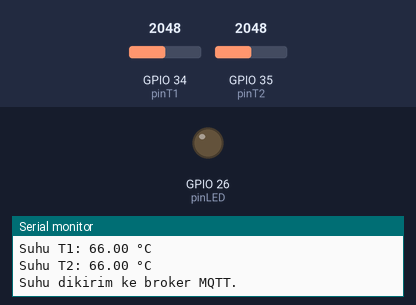
Simulated run of this sketch. Board: ESP32. Parts: output pins drawn as LEDs (lit = HIGH), the last lines printed to the serial monitor. The inputs (shaded band) are chosen by the test bench; at power-on: GPIO 34 (pinT1) = 2048, GPIO 35 (pinT2) = 2048. WiFi joins after 1.5 s; servers stay silent unless stated; no MQTT or app messages arrive unless stated.

Above: at 2.7 s.
2.8 s: GPIO 34 (pinT1) set to 2431
4.7 s: GPIO 34 (pinT1) set to 2549
At 5.9 s:
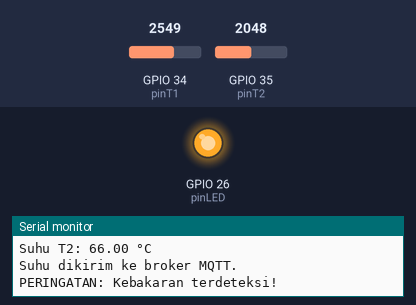
Timing chart, 0 to 19.0 s (numbered marks = the images above; inputs shaded):
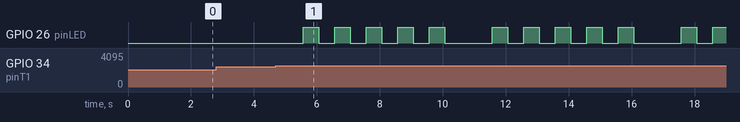

The sketch:

mqtt.ino
```cpp
#include <WiFi.h>
#include <PubSubClient.h>
#include <Arduino.h>

// Koneksi WiFi
const char* ssid = "ATOMIANS";
const char* password = "farchws5";

// Koneksi MQTT
#define mqttServer "broker.hivemq.com"
#define mqttPort 1883

WiFiClient espClient;
PubSubClient client(espClient);

// Pin pada iTCLab Shield
const int pinT1   = 34; // Sensor Suhu T1
const int pinT2   = 35; // Sensor Suhu T2
const int pinLED  = 26; // LED

// Properti LED PWM
const int freq = 5000;
const int ledChannel = 0;
const int resolution = 8;

// Batas suhu kebakaran
const float fire_temperature_limit = 80;

// Variabel suhu
float cel1, cel2;

void setup() {
  // Inisialisasi Serial
  Serial.begin(115200);
  while (!Serial) {
    ; // Tunggu koneksi serial
  }

  // Konfigurasi PWM untuk LED
  ledcSetup(ledChannel, freq, resolution);
  ledcAttachPin(pinLED, ledChannel);
  ledcWrite(ledChannel, 0); // Matikan LED di awal

  // Koneksi WiFi
  Serial.print("Menghubungkan ke ");
  Serial.println(ssid);
  WiFi.begin(ssid, password);
  while (WiFi.status() != WL_CONNECTED) {
    delay(500);
    Serial.print(".");
  }
  Serial.println("\nWiFi terhubung.");

  // Koneksi ke server MQTT
  client.setServer(mqttServer, mqttPort);
  while (!client.connected()) {
    Serial.println("Menghubungkan ke server MQTT...");
    if (client.connect("ESP32Client")) {
      Serial.println("Terhubung ke MQTT!");
    } else {
      Serial.print("Gagal, status: ");
      Serial.println(client.state());
      delay(2000);
    }
  }
}

void sendLogMessage(const char* logMessage) {
  client.publish("Log", logMessage);
}

void blinkLED() {
  for (int i = 0; i < 5; i++) { // LED berkedip 5 kali
    ledcWrite(ledChannel, 255); // Nyalakan LED
    delay(500);
    ledcWrite(ledChannel, 0);   // Matikan LED
    delay(500);
  }
}

void cektemp() {
  // Membaca suhu dari sensor
  cel1 = analogRead(pinT1) * 0.322265625 / 10; // Konversi ke Celsius
  cel2 = analogRead(pinT2) * 0.322265625 / 10;

  // Tampilkan suhu
  Serial.print("Suhu T1: ");
  Serial.print(cel1);
  Serial.println(" °C");

  Serial.print("Suhu T2: ");
  Serial.print(cel2);
  Serial.println(" °C");

  // Kirim suhu ke MQTT
  char suhu1[8], suhu2[8];
  dtostrf(cel1, 1, 2, suhu1); // Konversi ke string
  dtostrf(cel2, 1, 2, suhu2);
  client.publish("Suhu1", suhu1);
  client.publish("Suhu2", suhu2);

  Serial.println("Suhu dikirim ke broker MQTT.");

  // Deteksi kebakaran
  if (cel1 > fire_temperature_limit || cel2 > fire_temperature_limit) {
    Serial.println("PERINGATAN: Kebakaran terdeteksi!");
    blinkLED();
  }
}

void loop() {
  if (!client.connected()) {
    // Reconnect ke MQTT jika terputus
    while (!client.connected()) {
      Serial.println("Reconnect ke server MQTT...");
      if (client.connect("ESP32Client")) {
        Serial.println("Terhubung kembali ke MQTT!");
      } else {
        Serial.print("Gagal, status: ");
        Serial.println(client.state());
        delay(2000);
      }
    }
  }
  client.loop(); // Proses loop MQTT

  cektemp();
  delay(1000); // Delay 1 detik


 // Membaca log dari Serial Monitor
  if (Serial.available()) {
    String logMessage = Serial.readStringUntil('\n'); // Membaca hingga baris baru
    logMessage.trim(); // Hapus spasi kosong di awal/akhir
    if (logMessage.length() > 0) {
      Serial.println("Mengirim log ke MQTT: " + logMessage);
      sendLogMessage(logMessage.c_str()); // Kirim ke MQTT
    }
  }
}
```

Measured:
- the behaviour switches between 2482 and 2483 on GPIO 34 (pinT1) (found by bisection; images 0 and 1)
- after the input at 4.7 s, GPIO 26 (pinLED): LOW → HIGH after 0.86 s, then repeats every 6.0 s: 4 × (LOW 0.50 s, HIGH 0.50 s), LOW 1.5 s, HIGH 0.50 s
